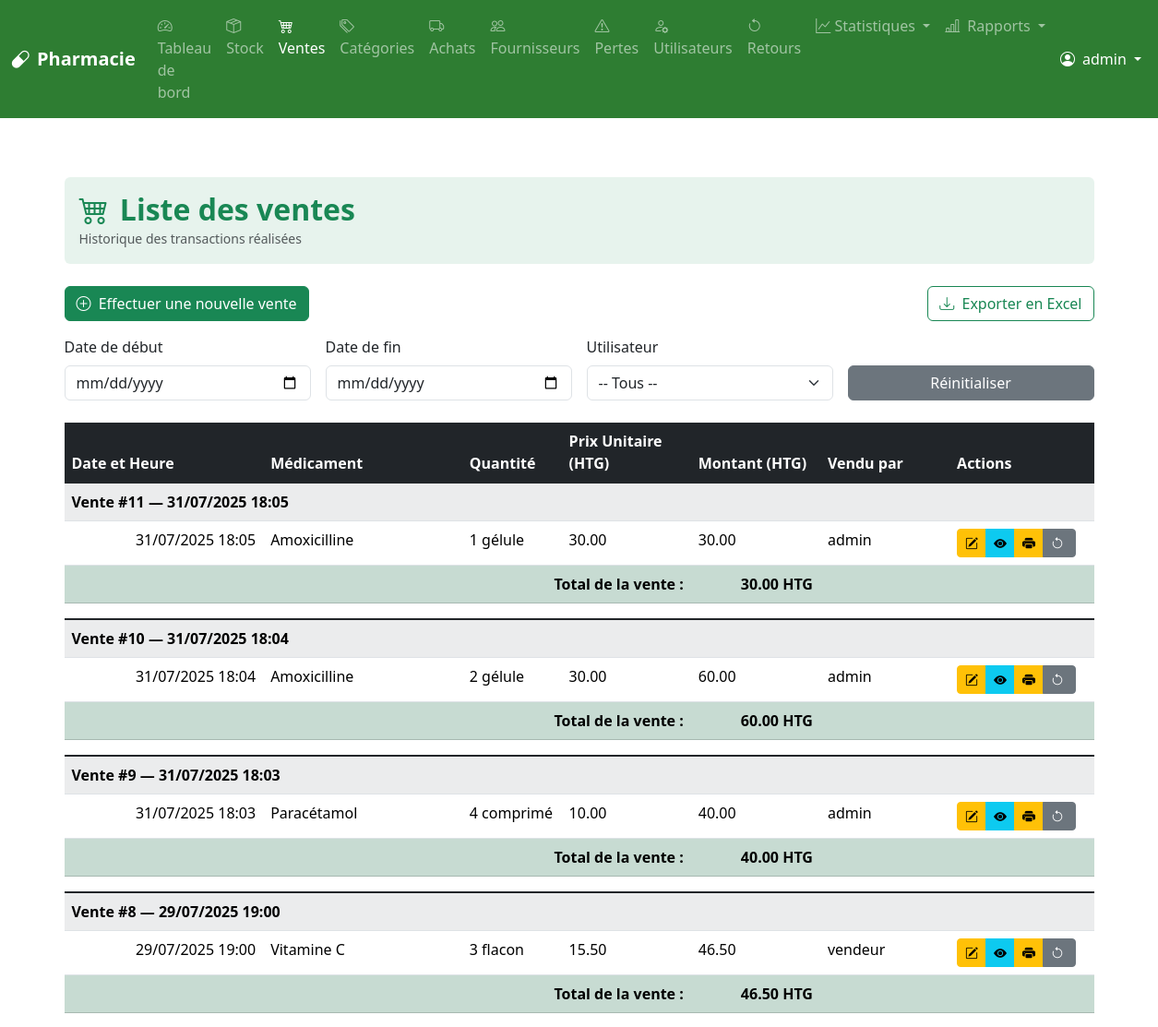
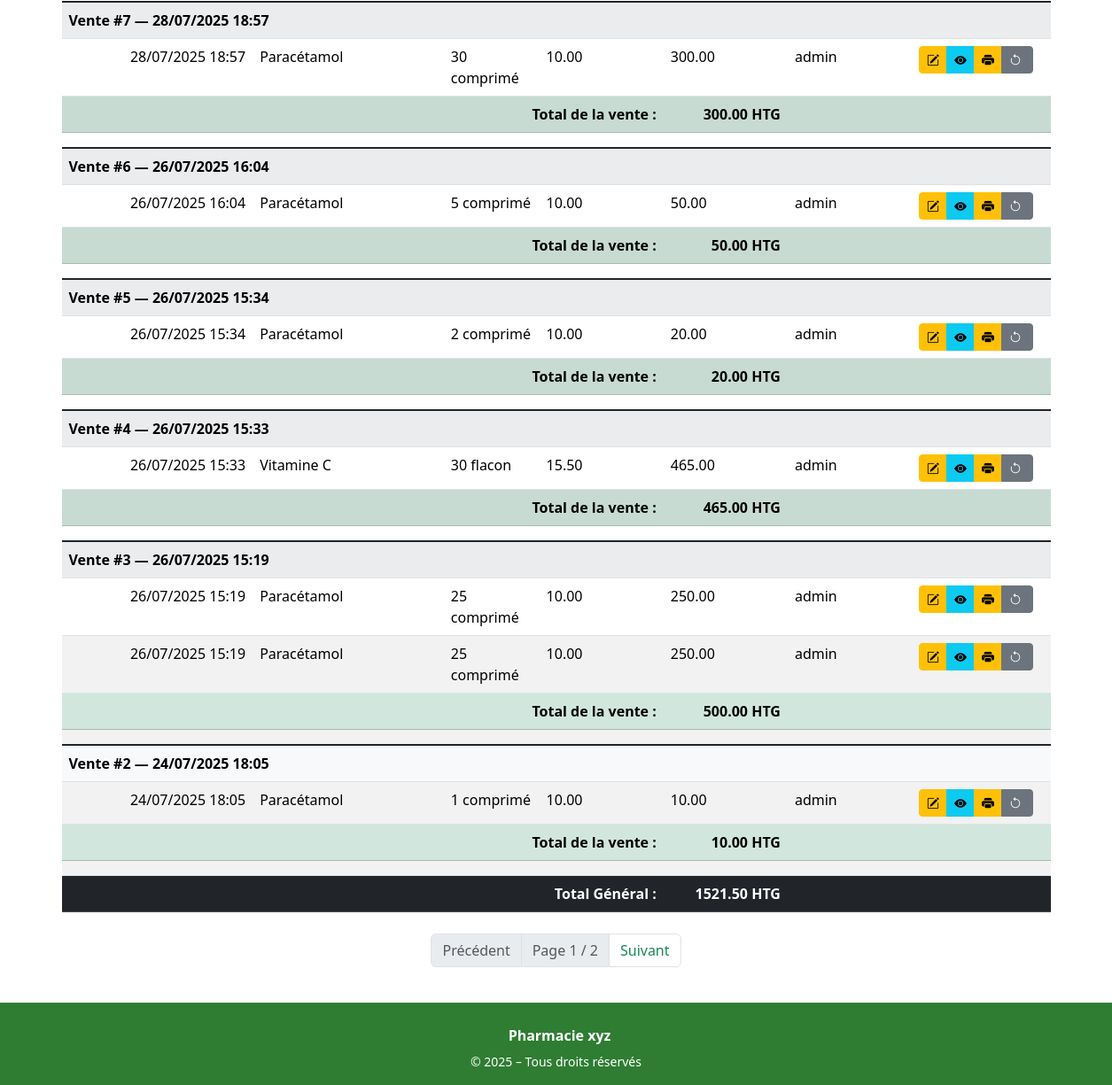
Before: /sales/list (signed in) with the older database file (2 pictures, top to bottom).
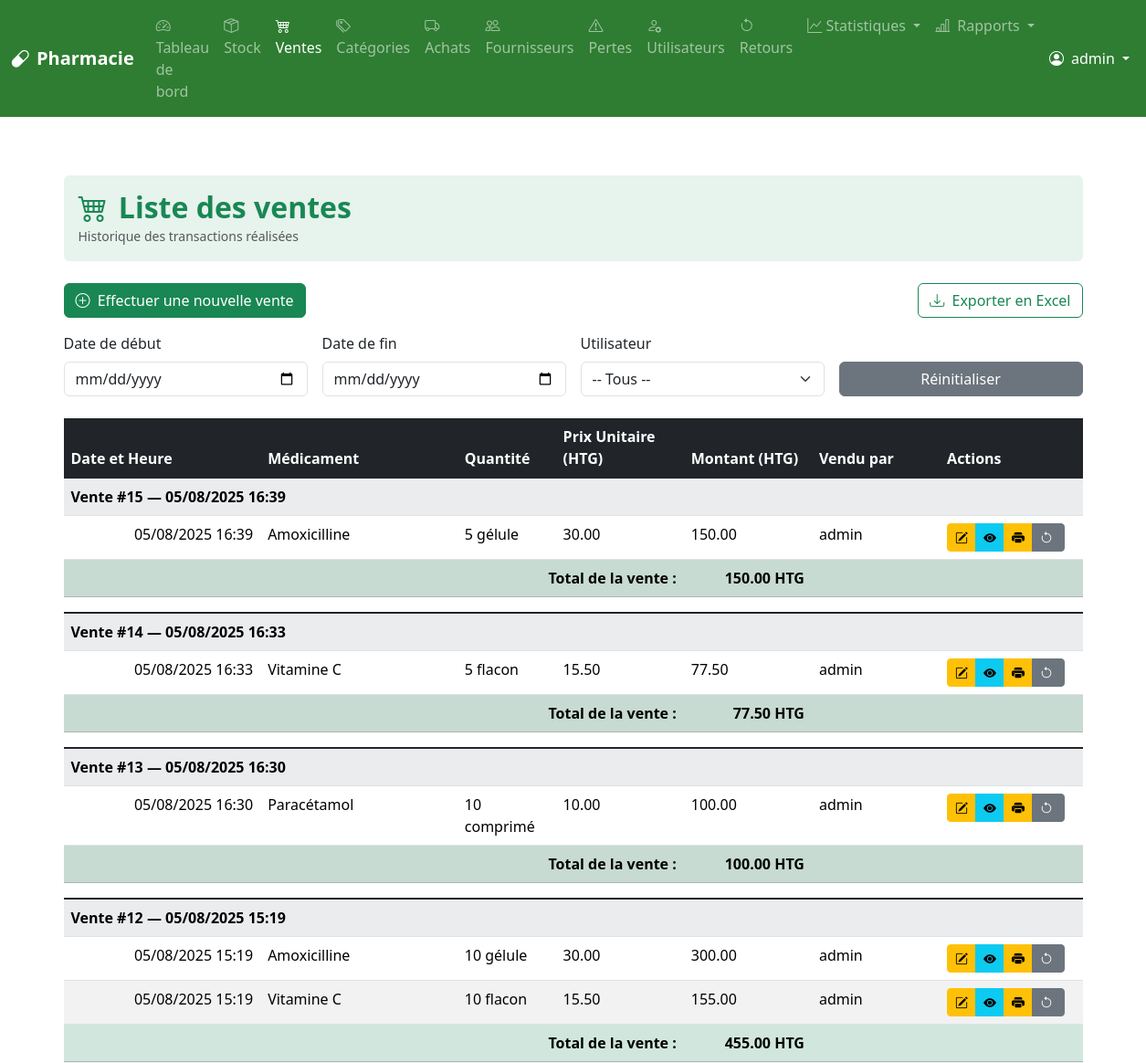
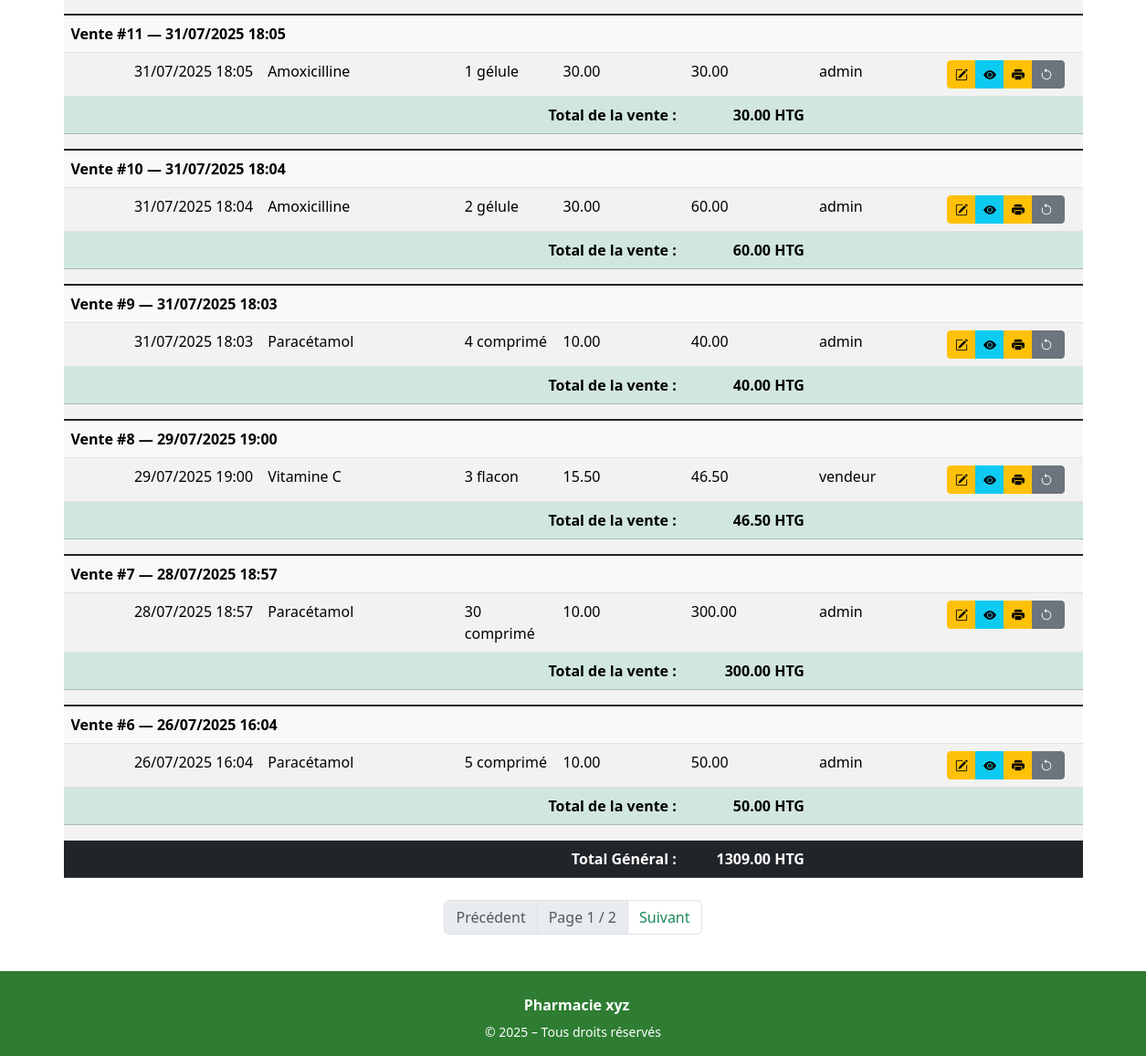
After: the same page with the newer database file (2 pictures, top to bottom).
### app/models.py (models this page shows, shortened)
class Sale(db.Model):
    id = db.Column(db.Integer, primary_key=True)
    user_id = db.Column(db.Integer, db.ForeignKey('user.id'))
    date = db.Column(db.DateTime, default=datetime.utcnow)
    user = db.relationship('User', back_populates='sales')
    items = db.relationship('SaleItem', back_populates='sale', cascade='all, delete-orphan')
    @property
    def total_amount(self):
        return sum(item.total_price for item in self.items)

class SaleItem(db.Model):
    id = db.Column(db.Integer, primary_key=True)
    sale_id = db.Column(db.Integer, db.ForeignKey('sale.id'), nullable=False)
    drug_id = db.Column(db.Integer, db.ForeignKey('drug.id'), nullable=False)
    quantity = db.Column(db.Integer, nullable=False)
    unit_price = db.Column(db.Float, nullable=False)
    sale = db.relationship('Sale', back_populates='items')
    drug = db.relationship('Drug')
    @property
    def total_price(self):
        return self.quantity * self.unit_price

class Drug(db.Model):
    id = db.Column(db.Integer, primary_key=True)
    name = db.Column(db.String(100), nullable=False)
    unit = db.Column(db.String(30))  # comprimé, flacon, etc.
    price = db.Column(db.Float, nullable=False)
    expiration_date = db.Column(db.Date, nullable=False)
    commentaire = db.Column(db.Text, nullable=True)
    category_id = db.Column(db.Integer, db.ForeignKey('category.id'), nullable=True)
    category = db.relationship('Category', back_populates='drugs')
    sales = db.relationship('SaleItem', back_populates='drug')
    losses = db.relationship('LossRecord', back_populates='drug')
    purchase_items = db.relationship('PurchaseItem', back_populates='drug')

class User(UserMixin, db.Model):
    id = db.Column(db.Integer, primary_key=True)
    username = db.Column(db.String(80), unique=True, nullable=False)
    password = db.Column(db.String(200), nullable=False)
    role = db.Column(db.String(20), nullable=False)  # admin, pharmacien, vendeur...
    is_active = db.Column(db.Boolean, default=True)
    last_login = db.Column(db.DateTime, nullable=True)
    sales = db.relationship('Sale', back_populates='user')

### app/routes/sale.py (the view)
@bp.route('/list')
@login_required
def list_sales():
    page = request.args.get('page', 1, type=int)
    search = request.args.get('search', '', type=str)
    start_date = request.args.get('start_date', '', type=str)
    end_date = request.args.get('end_date', '', type=str)
    user_id = request.args.get('user_id', type=int)
    query = Sale.query.options(joinedload(Sale.user)).join(Sale.user)
    if user_id:
        query = query.filter(Sale.user_id == user_id)
    if search:
        query = query.join(Sale.items).join(SaleItem.drug)
        query = query.filter(Drug.name.ilike(f"%{search}%"))
    if start_date:
        try:
            start = datetime.strptime(start_date, "%Y-%m-%d")
            query = query.filter(Sale.date >= start)
        except ValueError:
            flash("Format de date invalide (début)", "warning")
    if end_date:
        try:
            end = datetime.strptime(end_date, "%Y-%m-%d")
            query = query.filter(Sale.date <= end)
        except ValueError:
            flash("Format de date invalide (fin)", "warning")
    sales = query.order_by(Sale.date.desc()).paginate(page=page, per_page=10)
    users = User.query.order_by(User.username).all()
    total_sales = sum(sale.total_amount for sale in sales.items)
    return render_template('sales/list.html',
                           sales=sales,
                           users=users,
                           user_id=user_id,
                           search=search,
                           total_sales=total_sales,
                           start_date=start_date,
                           end_date=end_date)

### app/routes/auth.py (called while the page is built)
@login_manager.user_loader
def load_user(user_id):
    return User.query.get(int(user_id))

### app/templates/sales/list.html (shortened to what the changed rows need)
{% extends 'base.html' %}
{% block content %}
<div class="bg-success bg-opacity-10 p-3 rounded mb-4">
  <h2 class="text-success fw-bold mb-0"><i class="bi bi-cart4 me-1"></i> Liste des ventes</h2>
</div>
{% if sales.items %}
<table class="table table-striped table-hover">
    <thead class="table-dark">
        <tr>
            <th style="width: 200px;">Date et Heure</th>
            <th style="width: 200px;">Médicament</th>
            <th style="width: 100px;">Quantité</th>
            <th style="width: 130px;">Prix Unitaire (HTG)</th>
            <th style="width: 130px;">Montant (HTG)</th>
            <th style="width: 130px;">Vendu par</th>
            <th style="width: 100px;">Actions</th>
        </tr>
    </thead>
    <tbody>
        {% for sale in sales.items %}
            <tr class="table-group-divider">
                <td colspan="7" class="bg-light fw-bold">
                    Vente #{{ sale.id }} — {{ sale.date.strftime("%d/%m/%Y %H:%M") }}
                </td>
            </tr>
            {% for item in sale.items %}
            <tr>
                <td class="text-end">{{ sale.date.strftime("%d/%m/%Y %H:%M") }}</td>
                <td>{{ item.drug.name }}</td>
                <td>{{ item.quantity }} {{ item.drug.unit }}</td>
                <td>{{ "%.2f"|format(item.unit_price) }}</td>
                <td>{{ "%.2f"|format(item.total_price) }}</td>
                <td>{{ sale.user.username }}</td>
                <td>
                    <div class="btn-group btn-group-sm">
                        <a href="{{ url_for('sale.edit_sale', sale_id=sale.id) }}" class="btn btn-warning" title="Modifier">
                            <i class="bi bi-pencil-square"></i>
                        </a>
                        <a href="{{ url_for('sale.history', sale_id=sale.id) }}" class="btn btn-info" title="Voir les détails">
                            <i class="bi bi-eye-fill"></i>
                        </a>
                        <a href="{{ url_for('sale.sale_receipt', sale_id=sale.id) }}" class="btn btn-warning" title="Réimprimer" target="_blank">
                            <i class="bi bi-printer-fill"></i>
                        </a>
                        <a href="{{ url_for('sale.return_item', sale_item_id=item.id) }}" class="btn btn-secondary" title="Retour">
                            <i class="bi bi-arrow-counterclockwise me-1"></i>
                        </a>
                    </div>
                </td>
            </tr>
            {% endfor %}
            <tr class="table-success fw-bold">
                <td colspan="4" class="text-end">Total de la vente :</td>
                <td class="text-end">{{ "%.2f"|format(sale.total_amount) }} HTG</td>
                <td colspan="2"></td>
            </tr>
            <tr><td colspan="7" style="height: 10px;"></td></tr>
        {% endfor %}
    </tbody>
    <tfoot>
        <tr class="table-dark fw-bold">
            <td colspan="4" class="text-end">Total Général :</td>
            <td class="text-end">{{ "%.2f"|format(total_sales) }} HTG</td>
            <td colspan="2"></td>
        </tr>
    </tfoot>
</table>
<nav class="mt-4">
    <ul class="pagination justify-content-center">
        {% if sales.has_prev %}
        <li class="page-item">
            <a class="page-link text-success" href="{{ url_for('sale.list_sales', page=sales.prev_num, search=search, start_date=start_date, end_date=end_date) }}">Précédent</a>
        </li>
        {% else %}
        <li class="page-item disabled"><span class="page-link">Précédent</span></li>
        {% endif %}
        <li class="page-item disabled"><span class="page-link">Page {{ sales.page }} / {{ sales.pages }}</span></li>
        {% if sales.has_next %}
        <li class="page-item">
            <a class="page-link text-success" href="{{ url_for('sale.list_sales', page=sales.next_num, search=search, start_date=start_date, end_date=end_date) }}">Suivant</a>
        </li>
        {% else %}
        <li class="page-item disabled"><span class="page-link">Suivant</span></li>
        {% endif %}
    </ul>
</nav>
{% else %}
<div class="alert alert-info">Aucune vente trouvée pour les critères donnés.</div>
{% endif %}
{% endblock %}

### app/templates/base.html (shortened to what the changed rows need)
<!DOCTYPE html>
<html lang="fr">
<head>
    <link href="https://cdn.jsdelivr.net/npm/bootstrap@5.3.3/dist/css/bootstrap.min.css" rel="stylesheet" />
    <link href="https://cdn.jsdelivr.net/npm/bootstrap-icons@1.11.1/font/bootstrap-icons.css" rel="stylesheet">
</head>
<body>
<nav class="navbar navbar-expand-lg navbar-dark" style="background-color: #2e7d32;">
  <div class="container-fluid">
    <div class="collapse navbar-collapse" id="navMenu">
      {% if current_user.is_authenticated %}
      <ul class="navbar-nav me-auto mb-2 mb-lg-0">
        <li class="nav-item">
          <a class="nav-link {% if request.endpoint == 'dashboard.dashboard' %}active{% endif %}" href="{{ url_for('dashboard.dashboard') }}">
            <i class="bi bi-speedometer2 me-1"></i> Tableau de bord
          </a>
        </li>
        <li class="nav-item">
          <a class="nav-link {% if request.endpoint == 'drug.list_drugs' %}active{% endif %}" href="{{ url_for('drug.list_drugs') }}">
            <i class="bi bi-box-seam me-1"></i> Stock
          </a>
        </li>
        <li class="nav-item">
          <a class="nav-link {% if request.endpoint == 'sale.list_sales' %}active{% endif %}" href="{{ url_for('sale.list_sales') }}">
            <i class="bi bi-cart4 me-1"></i> Ventes
          </a>
        </li>
        {% if current_user.role in ['admin', 'pharmacien'] %}
        <li class="nav-item">
          <a class="nav-link {% if request.endpoint == 'category.list_categories' %}active{% endif %}" href="{{ url_for('category.list_categories') }}">
            <i class="bi bi-tags me-1"></i> Catégories
          </a>
        </li>
        <li class="nav-item">
          <a class="nav-link {% if request.endpoint == 'purchase.list_purchases' %}active{% endif %}" href="{{ url_for('purchase.list_purchases') }}">
            <i class="bi bi-truck me-1"></i> Achats
          </a>
        </li>
        <li class="nav-item">
          <a class="nav-link {% if request.endpoint == 'supplier.list_suppliers' %}active{% endif %}" href="{{ url_for('supplier.list_suppliers') }}">
            <i class="bi bi-people me-1"></i> Fournisseurs
          </a>
        </li>
        <li class="nav-item">
          <a class="nav-link {% if request.endpoint == 'drug.list_losses' %}active{% endif %}" href="{{ url_for('drug.list_losses') }}">
            <i class="bi bi-exclamation-triangle me-1"></i> Pertes
          </a>
        </li>
        {% endif %}
        {% if current_user.role == 'admin' %}
        <li class="nav-item">
          <a class="nav-link {% if request.endpoint == 'admin.list_users' %}active{% endif %}" href="{{ url_for('admin.list_users') }}">
            <i class="bi bi-person-gear me-1"></i> Utilisateurs
          </a>
        </li>
        <li class="nav-item">
          <a class="nav-link {% if request.endpoint == 'sale.list_returns' %}active{% endif %}" href="{{ url_for('sale.list_returns') }}">
            <i class="bi bi-arrow-counterclockwise me-1"></i> Retours
          </a>
        </li>
        <li class="nav-item dropdown">
          <a class="nav-link dropdown-toggle" href="#" id="statsDropdown" role="button" data-bs-toggle="dropdown">
            <i class="bi bi-graph-up"></i> Statistiques
          </a>
        </li>
        <li class="nav-item dropdown">
            <a class="nav-link dropdown-toggle" href="#" id="rapportDropdown" role="button" data-bs-toggle="dropdown" aria-expanded="false">
                <i class="bi bi-bar-chart-line me-1"></i> Rapports
            </a>
        </li>
        {% endif %}
      </ul>
      <ul class="navbar-nav ms-auto align-items-center">
        <li class="nav-item dropdown">
          <a class="nav-link dropdown-toggle text-white" href="#" id="userDropdown" role="button" data-bs-toggle="dropdown" aria-expanded="false">
            <i class="bi bi-person-circle me-1"></i> {{ current_user.username }}
          </a>
        </li>
      </ul>
      {% endif %}
    </div>
  </div>
</nav>
<main class="flex-grow-1 py-4">
    <div class="container mt-4">
        {% block content %}{% endblock %}
    </div>
</main>
</body>
</html>

Changed rows visible on the page:
no longer on this page (row unchanged): Sale: id "5", date "26/07/2025 15:34"
no longer on this page (row unchanged): SaleItem: drug.name "Paracétamol", quantity "2", drug.unit "comprimé", unit_price "10.00", total_price "20.00", {{ sale.user.username }} "admin", total_amount "20.00", shown under "5"
no longer on this page (row unchanged): Sale: id "4", date "26/07/2025 15:33"
no longer on this page (row unchanged): SaleItem: drug.name "Vitamine C", quantity "30", drug.unit "flacon", unit_price "15.50", total_price "465.00", {{ sale.user.username }} "admin", total_amount "465.00", shown under "4"
no longer on this page (row unchanged): Sale: id "3", date "26/07/2025 15:19"
no longer on this page (row unchanged): SaleItem: drug.name "Paracétamol", quantity "25", drug.unit "comprimé", unit_price "10.00", total_price "250.00", {{ sale.user.username }} "admin", total_amount "500.00", shown under "3"
no longer on this page (row unchanged): SaleItem: drug.name "Paracétamol", quantity "25", drug.unit "comprimé", unit_price "10.00", total_price "250.00", {{ sale.user.username }} "admin", shown under "3"
no longer on this page (row unchanged): Sale: id "2", date "24/07/2025 18:05"
no longer on this page (row unchanged): SaleItem: drug.name "Paracétamol", quantity "1", drug.unit "comprimé", unit_price "10.00", total_price "10.00", {{ sale.user.username }} "admin", total_amount "10.00", shown under "2"
added Sale: id "15", date "05/08/2025 16:39"
added SaleItem: drug.name "Amoxicilline", quantity "5", drug.unit "gélule", unit_price "30.00", total_price "150.00", {{ sale.user.username }} "admin", total_amount "150.00", shown under "15"
added Sale: id "14", date "05/08/2025 16:33"
added SaleItem: drug.name "Vitamine C", quantity "5", drug.unit "flacon", unit_price "15.50", total_price "77.50", {{ sale.user.username }} "admin", total_amount "77.50", shown under "14"
added Sale: id "13", date "05/08/2025 16:30"
added SaleItem: drug.name "Paracétamol", quantity "10", drug.unit "comprimé", unit_price "10.00", total_price "100.00", {{ sale.user.username }} "admin", total_amount "100.00", shown under "13"
added Sale: id "12", date "05/08/2025 15:19"
added SaleItem: drug.name "Amoxicilline", quantity "10", drug.unit "gélule", unit_price "30.00", total_price "300.00", {{ sale.user.username }} "admin", total_amount "455.00", shown under "12"
added SaleItem: drug.name "Vitamine C", quantity "10", drug.unit "flacon", unit_price "15.50", total_price "155.00", {{ sale.user.username }} "admin", shown under "12"
Other visible differences:
{{ "%.2f"|format(total_sales) }}: "1521.50" → "1309.00"
